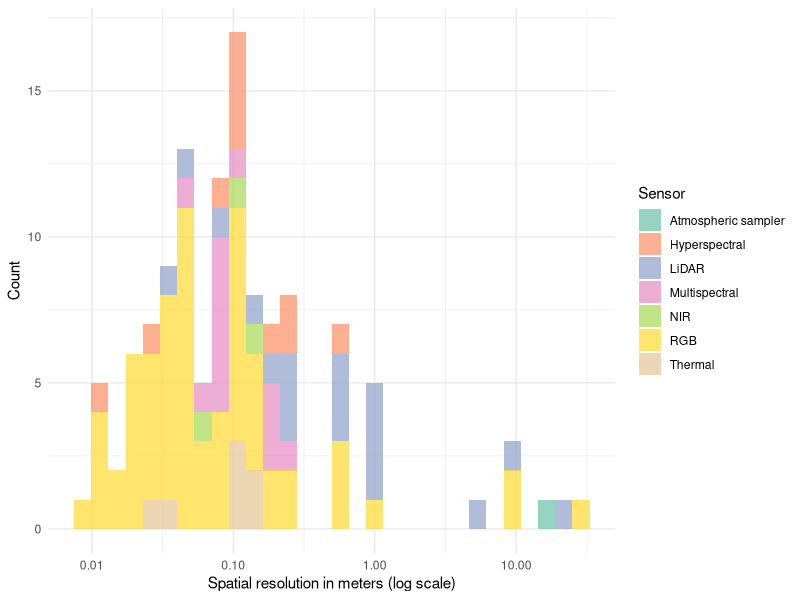

Write R code to recreate this figure.
## ---- chunk 1
library(dplyr)
library(tidyr)
library(stringr)
library(purrr)
library(ggplot2)

data <- read.csv("data/data_extraction.csv")
## ---- chunk 2
cols_keep <- c("Study.ID", 
               "Country.of.study",
               "Country.of.first.author.s.affiliation",
               "Climatic.zone",
               "Ecosystem.Type",
               "UAV.Platform.Type",
               "Sensor.Type",
               "spatial_resolution_clean",
               "Spatial.extent",
               "Research.topic"
)

data <- data %>%
  select(all_of(cols_keep)) %>%
  rename(
    study_ID = Study.ID,
    country_study = Country.of.study,
    country_author = Country.of.first.author.s.affiliation,
    climate = Climatic.zone,
    ecosystem = Ecosystem.Type,
    platform = UAV.Platform.Type,
    sensor = Sensor.Type,
    spatial_resolution = spatial_resolution_clean,
    spatial_extent = Spatial.extent,
    topic = Research.topic
  )
## ---- chunk 3
# Count studies by study location
study_country_counts <- data %>%
  separate_rows(country_study, sep = ",") %>%
  mutate(country = str_trim(country_study)) %>%
  distinct(study_ID, country) %>%
  count(country, name = "n_studies_in_country")

# Count studies by first author affiliation
author_country_counts <- data %>%
  separate_rows(country_author, sep = ",") %>%
  mutate(country = str_trim(country_author)) %>%
  distinct(study_ID, country) %>%
  count(country, name = "n_studies_by_author_country")

# Join into one table
country_counts <- full_join(
  study_country_counts,
  author_country_counts,
  by = "country"
) %>%
  replace_na(list(
    n_studies_in_country = 0,
    n_studies_by_author_country = 0
  )) %>%
  arrange(
    desc(n_studies_in_country),
    desc(n_studies_by_author_country)
  )

# write.csv(country_counts,
#           file = "output/country_counts.csv",
#           row.names = FALSE)
## ---- chunk 4
ecosystem_counts <- data %>%
  separate_rows(ecosystem, sep = ",") %>%
  mutate(ecosystem = str_trim(ecosystem)) %>%
  distinct(study_ID, ecosystem) %>%
  count(ecosystem, name = "n_studies") %>%
  arrange(desc(n_studies))

# write.csv(ecosystem_counts,
#           file = "output/ecosystem_counts.csv",
#           row.names = FALSE)
## ---- chunk 5
platform_counts <- data %>%
  separate_rows(platform, sep = ",") %>%
  mutate(platform = str_trim(platform)) %>%
  filter(platform != "not reported") %>%    # remove 'not reported'
  distinct(study_ID, platform) %>%
  count(platform, name = "n_studies") %>%
  arrange(desc(n_studies))

# write.csv(platform_counts,
#           file = "output/platform_counts.csv",
#           row.names = FALSE)
## ---- chunk 6
sensor_counts <- data %>%
  separate_rows(sensor, sep = ",") %>%
  mutate(sensor = str_trim(sensor)) %>%
  filter(sensor != "not reported") %>% # remove not reported
  distinct(study_ID, sensor) %>%
  count(sensor, name = "n_studies") %>%
  arrange(desc(n_studies))

# write.csv(sensor_counts,
#           file = "output/sensor_counts.csv",
#           row.names = FALSE)
## ---- chunk 7
topic_counts <- data %>%
  separate_rows(topic, sep = ",") %>%
  mutate(topic = str_trim(topic)) %>%
  filter(topic != "") %>%
  distinct(study_ID, topic) %>%
  count(topic, name = "n_studies") %>%
  arrange(desc(n_studies))

# fix misspellings
topic_counts <- topic_counts %>%
  mutate(topic = case_when(
    topic %in% c("Plant physiological performance", 
                 "Plany physiological performance") ~ 
      "Plant physiological performance",
    topic %in% c("Carbon/nutrient fluxes", 
                 "Carbon and nutrient fluxes") ~ 
      "Carbon/nutrient fluxes",
    TRUE ~ topic
  )) %>%
  group_by(topic) %>%
  summarise(n_studies = sum(n_studies), .groups = "drop") %>%
  arrange(desc(n_studies))

# write.csv(topic_counts,
#           file = "output/topic_counts.csv",
#           row.names = FALSE)
## ---- chunk 8
spatial_data <- data %>%
  filter(!is.na(spatial_resolution),
         spatial_resolution != "")
## ---- chunk 9
spatial_data <- spatial_data %>%
  mutate(
    sensor = str_split(sensor, ","),
    spatial_resolution = str_split(spatial_resolution, ",")
  ) %>%
  mutate(
    paired = map2(sensor, spatial_resolution, \(s, r) {
      s <- str_trim(s)
      r <- str_trim(r)

      n <- max(length(s), length(r))
      s <- c(s, rep(NA, n - length(s)))
      r <- c(r, rep(NA, n - length(r)))

      tibble(sensor = s, spatial_resolution = r)
    })
  ) %>%
  select(-sensor, -spatial_resolution) %>%
  unnest(paired)
## ---- chunk 10
spatial_data <- spatial_data %>%
  filter(
    !is.na(spatial_resolution),
    spatial_resolution != "",
    str_to_upper(str_trim(spatial_resolution)) != "NA"
  )
## ---- chunk 11
spatial_data <- spatial_data %>%
  separate(
    spatial_resolution,
    into = c("spatial_resolution", "resolution_units"),
    sep = "\\s+",
    extra = "merge",
    fill = "right"
  )
## ---- chunk 12
spatial_data_no_ppm <- spatial_data %>%
  filter(!str_to_lower(resolution_units) %in% "ppm")

# and here making a separate df just with ppm
spatial_data_ppm <- spatial_data %>%
  filter(str_to_lower(resolution_units) == "ppm")
## ---- chunk 13
# make numeric, capitalize sensor column for histogram
spatial_data_no_ppm <- spatial_data_no_ppm %>%
  mutate(spatial_resolution = as.numeric(spatial_resolution)) %>%
  rename(Sensor = sensor)
  
spatial_hist <- ggplot(spatial_data_no_ppm, 
                       aes(x = spatial_resolution, fill = Sensor)) +
  geom_histogram(position = "stack", alpha = 0.7, bins = 30) +
  scale_x_log10() +
  labs(
    x = "Spatial resolution in meters (log scale)",
    y = "Count"
  ) +
  theme_minimal() +
  scale_fill_brewer(palette = "Set2")

spatial_hist

# ggsave(
#   filename = "output/spatial_resolution_histogram.png",  
#   plot = spatial_hist, width = 8, height = 6, units = "in", dpi = 300)
